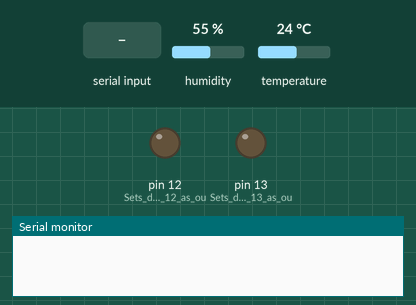
Simulated run of this sketch. Board: Arduino Uno, built with avr-gcc and run on an emulated ATmega328P. Shown: output pins drawn as LEDs (lit = HIGH), the last lines printed to the serial monitor. The inputs (shaded band) are chosen by the test bench; at power-on: humidity 55 %, temperature 24 °C.

Above: at 1.2 s.
1.3 s: "1\n" received over Serial
At 2.8 s:
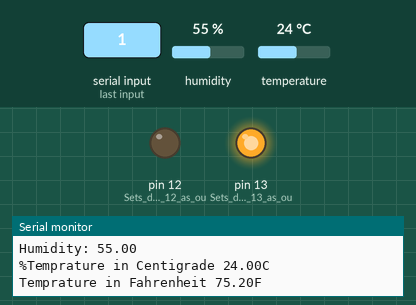
3.8 s: byte 48 ('0') received over Serial
At 4.4 s:
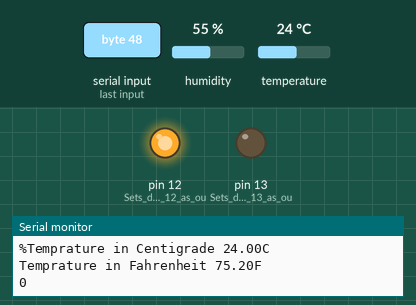
Timing chart, 0 to 6.8 s (numbered marks = the images above; inputs shaded):
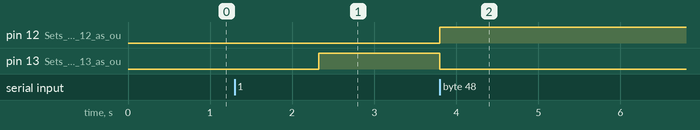

The sketch:

Displaying_temperature_on_phone_through_bluetooth.ino
```cpp
char data = 0;           //Variable for storing received data
#include "DHT.h"
#define DHTTYPE DHT11

#define DHTPIN 11
DHT dht(DHTPIN, DHTTYPE);
float humidity;
float tempC;
float tempF;
int setTime = 500;
int dt = 1000;
void setup()
{
    Serial.begin(9600);  //Sets the data rate in bits per second (baud) for serial data transmission
    pinMode(13, OUTPUT); //Sets digital pin 13 as output pin green led
    pinMode(12, OUTPUT); //Sets digital pin 12 as output pin red led
    dht.begin();
}

void loop()
{
  humidity=dht.readHumidity();
  tempC = dht.readTemperature();
  tempF = dht.readTemperature(true);
    if(Serial.available() > 0)       // Send data only when you receive data:
    {
        data = Serial.read();        //Read the incoming data and store it into variable data
        Serial.print(data);          //Print Value inside data in Serial monitor
        Serial.print("\n");          //New line
        if(data == '1')    {          //Checks whether value of data is equal to 1
          Serial.print("Humidity: ");
          Serial.println(humidity);
          Serial.print("%");
          Serial.print("Temprature in Centigrade ");
          Serial.print(tempC);
          Serial.println("C");
          Serial.print("Temprature in Fahrenheit ");
          Serial.print(tempF);
          Serial.println("F");
          delay(dt);
            digitalWrite(13, HIGH);  //If value is 1 then green LED turns ON
            digitalWrite(12, LOW);}  //If value is 0 then red LED turns OFF
        else if(data == '0'){         //Checks whether value of data is equal to 0
            digitalWrite(13, LOW);   //If value is 0 then green LED turns OFF
            digitalWrite(12, HIGH);}  //If value is 1 then red LED turns ON

    }
}
```

Measured:
- after the input at 1.3 s, pin 13 (Sets_digital_pin_13_as_ou): LOW → HIGH after 1.0 s
- after the input at 3.8 s, pin 12 (Sets_digital_pin_12_as_ou): LOW → HIGH at once; pin 13 (Sets_digital_pin_13_as_ou): HIGH → LOW at once
